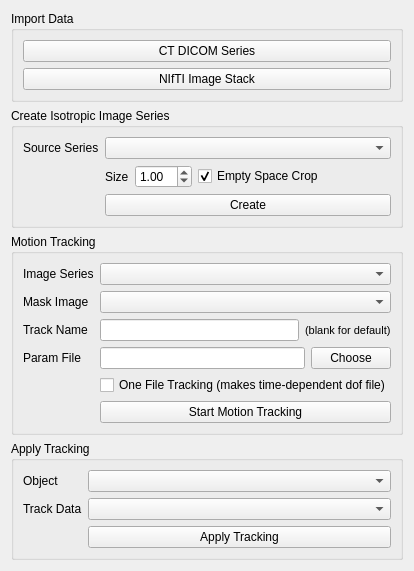
<?xml version="1.0" encoding="UTF-8"?>
<ui version="4.0">
 <class>CTMotionProp</class>
 <widget class="QWidget" name="CTMotionProp">
  <property name="geometry">
   <rect>
    <x>0</x>
    <y>0</y>
    <width>366</width>
    <height>553</height>
   </rect>
  </property>
  <property name="windowTitle">
   <string>Form</string>
  </property>
  <layout class="QVBoxLayout" name="verticalLayout">
   <item>
    <widget class="QGroupBox" name="groupBox">
     <property name="sizePolicy">
      <sizepolicy hsizetype="Preferred" vsizetype="Maximum">
       <horstretch>0</horstretch>
       <verstretch>0</verstretch>
      </sizepolicy>
     </property>
     <property name="title">
      <string>Import Data</string>
     </property>
     <layout class="QVBoxLayout" name="verticalLayout_2">
      <item>
       <widget class="QPushButton" name="ctDicomButton">
        <property name="text">
         <string>CT DICOM Series</string>
        </property>
       </widget>
      </item>
      <item>
       <widget class="QPushButton" name="niftiButton">
        <property name="text">
         <string>NIfTI Image Stack</string>
        </property>
       </widget>
      </item>
     </layout>
    </widget>
   </item>
   <item>
    <widget class="QGroupBox" name="isoCreateGroup">
     <property name="title">
      <string>Create Isotropic Image Series</string>
     </property>
     <layout class="QFormLayout" name="formLayout_7">
      <property name="fieldGrowthPolicy">
       <enum>QFormLayout::AllNonFixedFieldsGrow</enum>
      </property>
      <item row="2" column="0">
       <widget class="QLabel" name="label_27">
        <property name="text">
         <string>Source Series</string>
        </property>
       </widget>
      </item>
      <item row="2" column="1">
       <widget class="QComboBox" name="isoCreateBox">
        <property name="sizePolicy">
         <sizepolicy hsizetype="Expanding" vsizetype="Fixed">
          <horstretch>0</horstretch>
          <verstretch>0</verstretch>
         </sizepolicy>
        </property>
       </widget>
      </item>
      <item row="6" column="1">
       <widget class="QPushButton" name="isoCreateButton">
        <property name="sizePolicy">
         <sizepolicy hsizetype="Expanding" vsizetype="Fixed">
          <horstretch>0</horstretch>
          <verstretch>0</verstretch>
         </sizepolicy>
        </property>
        <property name="text">
         <string>Create</string>
        </property>
       </widget>
      </item>
      <item row="4" column="1">
       <layout class="QHBoxLayout" name="horizontalLayout_20">
        <property name="topMargin">
         <number>0</number>
        </property>
        <item>
         <widget class="QLabel" name="label_52">
          <property name="text">
           <string>Size</string>
          </property>
         </widget>
        </item>
        <item>
         <widget class="QDoubleSpinBox" name="isoSizeBox">
          <property name="minimum">
           <double>0.010000000000000</double>
          </property>
          <property name="singleStep">
           <double>0.100000000000000</double>
          </property>
          <property name="value">
           <double>1.000000000000000</double>
          </property>
         </widget>
        </item>
        <item>
         <widget class="QCheckBox" name="emptyCropBox">
          <property name="enabled">
           <bool>true</bool>
          </property>
          <property name="text">
           <string>Empty Space Crop</string>
          </property>
          <property name="checked">
           <bool>true</bool>
          </property>
         </widget>
        </item>
        <item>
         <spacer name="horizontalSpacer_8">
          <property name="orientation">
           <enum>Qt::Horizontal</enum>
          </property>
          <property name="sizeHint" stdset="0">
           <size>
            <width>40</width>
            <height>20</height>
           </size>
          </property>
         </spacer>
        </item>
       </layout>
      </item>
     </layout>
    </widget>
   </item>
   <item>
    <widget class="QGroupBox" name="groupBox_2">
     <property name="title">
      <string>Motion Tracking</string>
     </property>
     <layout class="QFormLayout" name="formLayout_3">
      <property name="fieldGrowthPolicy">
       <enum>QFormLayout::AllNonFixedFieldsGrow</enum>
      </property>
      <item row="0" column="0">
       <widget class="QLabel" name="label_9">
        <property name="text">
         <string>Image Series</string>
        </property>
       </widget>
      </item>
      <item row="0" column="1">
       <widget class="QComboBox" name="trackImgBox">
        <property name="sizePolicy">
         <sizepolicy hsizetype="Expanding" vsizetype="Fixed">
          <horstretch>0</horstretch>
          <verstretch>0</verstretch>
         </sizepolicy>
        </property>
       </widget>
      </item>
      <item row="1" column="0">
       <widget class="QLabel" name="label_10">
        <property name="text">
         <string>Mask Image</string>
        </property>
       </widget>
      </item>
      <item row="1" column="1">
       <widget class="QComboBox" name="trackMaskBox">
        <property name="sizePolicy">
         <sizepolicy hsizetype="Expanding" vsizetype="Fixed">
          <horstretch>0</horstretch>
          <verstretch>0</verstretch>
         </sizepolicy>
        </property>
       </widget>
      </item>
      <item row="2" column="0">
       <widget class="QLabel" name="label_67">
        <property name="text">
         <string>Track Name</string>
        </property>
       </widget>
      </item>
      <item row="2" column="1">
       <layout class="QHBoxLayout" name="horizontalLayout_14">
        <item>
         <widget class="QLineEdit" name="trackName"/>
        </item>
        <item>
         <widget class="QLabel" name="label_68">
          <property name="font">
           <font>
            <pointsize>8</pointsize>
            <weight>50</weight>
            <bold>false</bold>
           </font>
          </property>
          <property name="text">
           <string>(blank for default)</string>
          </property>
         </widget>
        </item>
       </layout>
      </item>
      <item row="3" column="0">
       <widget class="QLabel" name="label_11">
        <property name="text">
         <string>Param File</string>
        </property>
       </widget>
      </item>
      <item row="3" column="1">
       <layout class="QHBoxLayout" name="horizontalLayout_2">
        <property name="rightMargin">
         <number>0</number>
        </property>
        <item>
         <widget class="QLineEdit" name="paramEdit"/>
        </item>
        <item>
         <widget class="QPushButton" name="chooseParamButton">
          <property name="text">
           <string>Choose</string>
          </property>
         </widget>
        </item>
       </layout>
      </item>
      <item row="4" column="1">
       <widget class="QCheckBox" name="oneFileCheck">
        <property name="text">
         <string>One File Tracking (makes time-dependent dof file)</string>
        </property>
       </widget>
      </item>
      <item row="5" column="1">
       <widget class="QPushButton" name="trackButton">
        <property name="sizePolicy">
         <sizepolicy hsizetype="Expanding" vsizetype="Fixed">
          <horstretch>0</horstretch>
          <verstretch>0</verstretch>
         </sizepolicy>
        </property>
        <property name="text">
         <string>Start Motion Tracking</string>
        </property>
       </widget>
      </item>
     </layout>
    </widget>
   </item>
   <item>
    <widget class="QGroupBox" name="groupBox_6">
     <property name="title">
      <string>Apply Tracking</string>
     </property>
     <layout class="QFormLayout" name="formLayout_4">
      <item row="0" column="0">
       <widget class="QLabel" name="label_12">
        <property name="text">
         <string>Object</string>
        </property>
       </widget>
      </item>
      <item row="0" column="1">
       <widget class="QComboBox" name="trackObjBox">
        <property name="sizePolicy">
         <sizepolicy hsizetype="Expanding" vsizetype="Fixed">
          <horstretch>0</horstretch>
          <verstretch>0</verstretch>
         </sizepolicy>
        </property>
       </widget>
      </item>
      <item row="2" column="1">
       <widget class="QPushButton" name="applyTrackButton">
        <property name="sizePolicy">
         <sizepolicy hsizetype="Expanding" vsizetype="Fixed">
          <horstretch>0</horstretch>
          <verstretch>0</verstretch>
         </sizepolicy>
        </property>
        <property name="text">
         <string>Apply Tracking</string>
        </property>
       </widget>
      </item>
      <item row="1" column="1">
       <widget class="QComboBox" name="trackDataBox">
        <property name="sizePolicy">
         <sizepolicy hsizetype="Expanding" vsizetype="Fixed">
          <horstretch>0</horstretch>
          <verstretch>0</verstretch>
         </sizepolicy>
        </property>
       </widget>
      </item>
      <item row="1" column="0">
       <widget class="QLabel" name="label_18">
        <property name="text">
         <string>Track Data</string>
        </property>
       </widget>
      </item>
     </layout>
    </widget>
   </item>
  </layout>
 </widget>
 <resources/>
 <connections/>
</ui>
